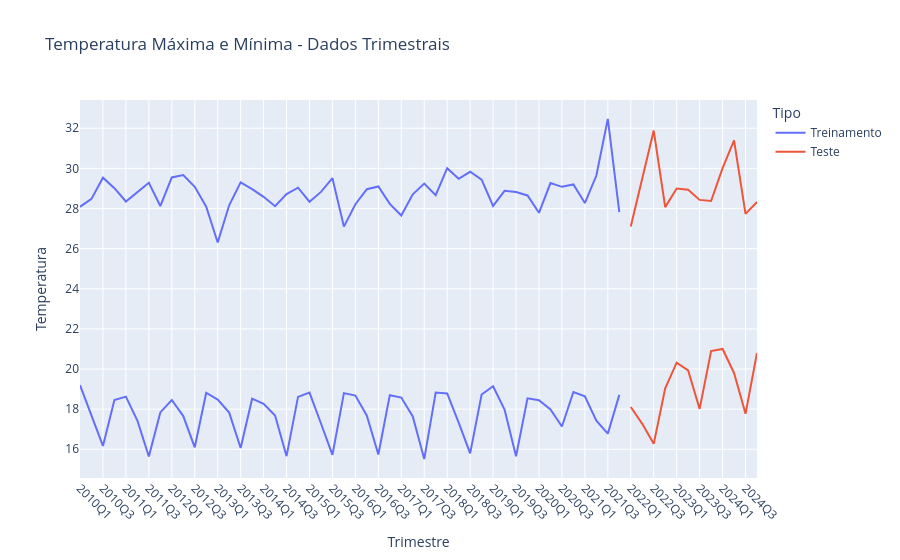

The code cell stored with this chart in its notebook:
### Code cell
import plotly.express as px

# Gerar dados trimestrais para treino e teste
train_quarterly = train_df.resample('Q').mean()
train_quarterly['quarter'] = train_quarterly.index.to_period('Q')
test_quarterly = test_df.resample('Q').mean()
test_quarterly['quarter'] = test_quarterly.index.to_period('Q')

# Concatenar os dados trimestrais de treino e teste, adicionando uma coluna de origem
train_quarterly_plot = train_quarterly.copy()
train_quarterly_plot['Tipo'] = 'Treinamento'
test_quarterly_plot = test_quarterly.copy()
test_quarterly_plot['Tipo'] = 'Teste'

quarterly_all = pd.concat([train_quarterly_plot, test_quarterly_plot])
quarterly_all = quarterly_all.reset_index(drop=True)

# Converter a coluna 'quarter' para string para evitar erro de serialização
quarterly_all['quarter'] = quarterly_all['quarter'].astype(str)

# Gráfico dinâmico
fig = px.line(
    quarterly_all,
    x='quarter',
    y=['temperatura_max', 'temperatura_min'],
    color='Tipo',
    labels={'value': 'Temperatura', 'quarter': 'Trimestre', 'variable': 'Variável'},
    title='Temperatura Máxima e Mínima - Dados Trimestrais'
)
fig.update_layout(xaxis_tickangle=45)
fig.show()

### Figure 1 — Plotly figure (JSON) as saved in the notebook; plotly's stock layout.template omitted (floating-point values rounded to 4 significant figures)
{"data": [{"hovertemplate": "Tipo=Treinamento<br>Variável=temperatura_max<br>Trimestre=%{x}<br>Temperatura=%{y}<extra></extra>", "legendgroup": "Treinamento", "line": {"color": "#636efa", "dash": "solid"}, "marker": {"symbol": "circle"}, "mode": "lines", "name": "Treinamento", "orientation": "v", "showlegend": true, "type": "scatter", "x": ["2010Q1", "2010Q2", "2010Q3", "2010Q4", "2011Q1", "2011Q2", "2011Q3", "2011Q4", "2012Q1", "2012Q2", "2012Q3", "2012Q4", "2013Q1", "2013Q2", "2013Q3", "2013Q4", "2014Q1", "2014Q2", "2014Q3", "2014Q4", "2015Q1", "2015Q2", "2015Q3", "2015Q4", "2016Q1", "2016Q2", "2016Q3", "2016Q4", "2017Q1", "2017Q2", "2017Q3", "2017Q4", "2018Q1", "2018Q2", "2018Q3", "2018Q4", "2019Q1", "2019Q2", "2019Q3", "2019Q4", "2020Q1", "2020Q2", "2020Q3", "2020Q4", "2021Q1", "2021Q2", "2021Q3", "2021Q4"], "xaxis": "x", "y": [28.08, 28.48, 29.53, 29.01, 28.35, 28.82, 29.28, 28.12, 29.55, 29.67, 29.08, 28.09, 26.31, 28.16, 29.3, 28.97, 28.58, 28.11, 28.72, 29.04, 28.34, 28.83, 29.51, 27.1, 28.21, 28.96, 29.1, 28.23, 27.65, 28.71, 29.24, 28.66, 30.01, 29.48, 29.83, 29.43, 28.13, 28.88, 28.82, 28.65, 27.79, 29.27, 29.08, 29.2, 28.27, 29.64, 32.47, 27.82], "yaxis": "y"}, {"hovertemplate": "Tipo=Treinamento<br>Variável=temperatura_min<br>Trimestre=%{x}<br>Temperatura=%{y}<extra></extra>", "legendgroup": "Treinamento", "line": {"color": "#636efa", "dash": "solid"}, "marker": {"symbol": "circle"}, "mode": "lines", "name": "Treinamento", "orientation": "v", "showlegend": false, "type": "scatter", "x": ["2010Q1", "2010Q2", "2010Q3", "2010Q4", "2011Q1", "2011Q2", "2011Q3", "2011Q4", "2012Q1", "2012Q2", "2012Q3", "2012Q4", "2013Q1", "2013Q2", "2013Q3", "2013Q4", "2014Q1", "2014Q2", "2014Q3", "2014Q4", "2015Q1", "2015Q2", "2015Q3", "2015Q4", "2016Q1", "2016Q2", "2016Q3", "2016Q4", "2017Q1", "2017Q2", "2017Q3", "2017Q4", "2018Q1", "2018Q2", "2018Q3", "2018Q4", "2019Q1", "2019Q2", "2019Q3", "2019Q4", "2020Q1", "2020Q2", "2020Q3", "2020Q4", "2021Q1", "2021Q2", "2021Q3", "2021Q4"], "xaxis": "x", "y": [19.19, 17.64, 16.17, 18.46, 18.63, 17.43, 15.64, 17.84, 18.45, 17.66, 16.1, 18.82, 18.48, 17.83, 16.06, 18.52, 18.27, 17.69, 15.66, 18.61, 18.82, 17.28, 15.72, 18.8, 18.68, 17.67, 15.74, 18.7, 18.58, 17.63, 15.51, 18.83, 18.78, 17.33, 15.8, 18.73, 19.14, 17.98, 15.65, 18.54, 18.45, 17.99, 17.13, 18.86, 18.64, 17.43, 16.78, 18.71], "yaxis": "y"}, {"hovertemplate": "Tipo=Teste<br>Variável=temperatura_max<br>Trimestre=%{x}<br>Temperatura=%{y}<extra></extra>", "legendgroup": "Teste", "line": {"color": "#EF553B", "dash": "solid"}, "marker": {"symbol": "circle"}, "mode": "lines", "name": "Teste", "orientation": "v", "showlegend": true, "type": "scatter", "x": ["2022Q1", "2022Q2", "2022Q3", "2022Q4", "2023Q1", "2023Q2", "2023Q3", "2023Q4", "2024Q1", "2024Q2", "2024Q3", "2024Q4"], "xaxis": "x", "y": [27.1, 29.5, 31.88, 28.07, 28.99, 28.93, 28.43, 28.37, 30.01, 31.4, 27.73, 28.32], "yaxis": "y"}, {"hovertemplate": "Tipo=Teste<br>Variável=temperatura_min<br>Trimestre=%{x}<br>Temperatura=%{y}<extra></extra>", "legendgroup": "Teste", "line": {"color": "#EF553B", "dash": "solid"}, "marker": {"symbol": "circle"}, "mode": "lines", "name": "Teste", "orientation": "v", "showlegend": false, "type": "scatter", "x": ["2022Q1", "2022Q2", "2022Q3", "2022Q4", "2023Q1", "2023Q2", "2023Q3", "2023Q4", "2024Q1", "2024Q2", "2024Q3", "2024Q4"], "xaxis": "x", "y": [18.11, 17.27, 16.27, 19.04, 20.32, 19.93, 18.01, 20.9, 21.0, 19.8, 17.77, 20.8], "yaxis": "y"}], "layout": {"legend": {"title": {"text": "Tipo"}, "tracegroupgap": 0}, "title": {"text": "Temperatura Máxima e Mínima - Dados Trimestrais"}, "xaxis": {"anchor": "y", "domain": [0, 1], "tickangle": 45, "title": {"text": "Trimestre"}}, "yaxis": {"anchor": "x", "domain": [0, 1], "title": {"text": "Temperatura"}}}}
